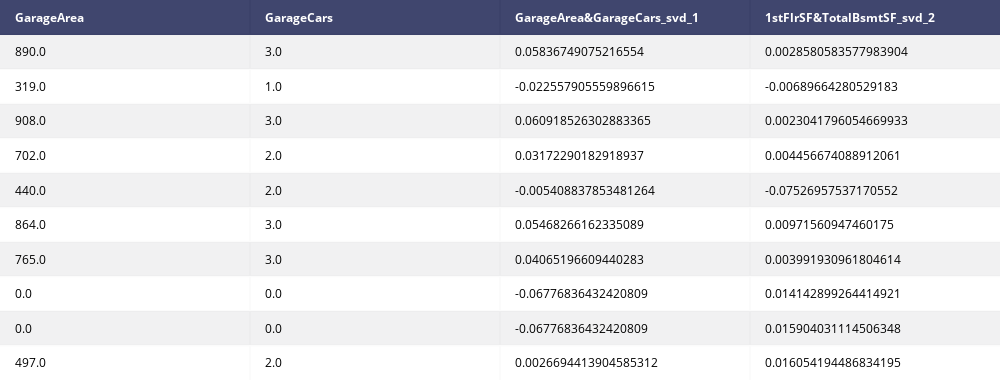

Notebook source saved alongside this figure:
### Markdown cell above
## Dimensionality Reduction SVD (cont.)
SVD's are a nother type of decomposition. Many people claim they work better on large datasets compared to PCA.

"Singular value decomposition is often preferred over eigendecomposition of the covariance matrix because the calculation of the covariance matrix is a source of error. In singular value decomposition, with such a large dataset, we are much more robust to errors due to dynamic range of numbers or computational error."
- https://blog.dominodatalab.com/pca-on-very-large-neuroimaging-datasets-using-pyspark/

### Code cell
# original_train = spark.read.format('com.databricks.spark.csv').options(header='true', inferschema='true').load('data_sets/kaggle_house/train.csv')
# original_test = spark.read.format('com.databricks.spark.csv').options(header='true', inferschema='true').load('data_sets/kaggle_house/test.csv')
# (train,valid) = original_train.randomSplit([0.7,0.3], seed=123)

#PCA does not handle null values and there was some in test
# train.na.drop()
# valid.na.drop()
# original_test.na.drop()
# original_test.GarageArea.cast('float')
# original_test.GarageCars.cast('float')

for idx, row in corr_df.iterrows():
    if(corr_df.loc[idx]['correlation_abs'] >.7 and corr_df.loc[idx]['correlation_abs'] != 1): #Set a cutoff only combine values greater then .7
        print('Doing SVD for', corr_df.loc[idx]['columns'])
        #The test data was messy so i couldnt include test it has 'NA' which made for errors
        train,valid = DataPreperation.dimensionality_reduction(train, valid_frame = valid,test_frame=None,\
                                                                     columns=corr_df.loc[idx]['columns'],n_comp=2,\
                                                                    random_seed=420,decompositions_to_run=['SVD'],\
                                                                      frame_type='spark',test_does_have_y=False,\
                                                                      only_return_decompositions=False,id_col=ID_VAR,\
                                                                      column_name=corr_df.loc[idx]['columns'][0]+'&'+corr_df.loc[idx]['columns'][1])#show the results 

        
table = ff.create_table(train.select('GarageArea','GarageCars','GarageArea&GarageCars_svd_1','1stFlrSF&TotalBsmtSF_svd_2').toPandas()[0:10])
# table = ff.create_table(train.select('1stFlrSF','TotalBsmtSF','1stFlrSF&TotalBsmtSF_pca_1','1stFlrSF&TotalBsmtSF_pca_2').toPandas()[0:10])
table.layout.width=1000
iplot(table, filename='pandas_table')

### Figure 1 — Plotly figure (JSON) as saved in the notebook; plotly's stock layout.template omitted (floating-point values rounded to 4 significant figures)
{"data": [{"colorscale": [[0, "#00083e"], [0.5, "#ededee"], [1, "#ffffff"]], "hoverinfo": "none", "opacity": 0.75, "showscale": false, "type": "heatmap", "z": [[0, 0, 0, 0], [0.5, 0.5, 0.5, 0.5], [1, 1, 1, 1], [0.5, 0.5, 0.5, 0.5], [1, 1, 1, 1], [0.5, 0.5, 0.5, 0.5], [1, 1, 1, 1], [0.5, 0.5, 0.5, 0.5], [1, 1, 1, 1], [0.5, 0.5, 0.5, 0.5], [1, 1, 1, 1]]}], "layout": {"annotations": [{"align": "left", "font": {"color": "#ffffff"}, "showarrow": false, "text": "<b>GarageArea</b>", "x": -0.45, "xanchor": "left", "xref": "x1", "y": 0, "yref": "y1"}, {"align": "left", "font": {"color": "#ffffff"}, "showarrow": false, "text": "<b>GarageCars</b>", "x": 0.55, "xanchor": "left", "xref": "x1", "y": 0, "yref": "y1"}, {"align": "left", "font": {"color": "#ffffff"}, "showarrow": false, "text": "<b>GarageArea&GarageCars_svd_1</b>", "x": 1.55, "xanchor": "left", "xref": "x1", "y": 0, "yref": "y1"}, {"align": "left", "font": {"color": "#ffffff"}, "showarrow": false, "text": "<b>1stFlrSF&TotalBsmtSF_svd_2</b>", "x": 2.55, "xanchor": "left", "xref": "x1", "y": 0, "yref": "y1"}, {"align": "left", "font": {"color": "#000000"}, "showarrow": false, "text": "890.0", "x": -0.45, "xanchor": "left", "xref": "x1", "y": 1, "yref": "y1"}, {"align": "left", "font": {"color": "#000000"}, "showarrow": false, "text": "3.0", "x": 0.55, "xanchor": "left", "xref": "x1", "y": 1, "yref": "y1"}, {"align": "left", "font": {"color": "#000000"}, "showarrow": false, "text": "0.05836749075216554", "x": 1.55, "xanchor": "left", "xref": "x1", "y": 1, "yref": "y1"}, {"align": "left", "font": {"color": "#000000"}, "showarrow": false, "text": "0.0028580583577983904", "x": 2.55, "xanchor": "left", "xref": "x1", "y": 1, "yref": "y1"}, {"align": "left", "font": {"color": "#000000"}, "showarrow": false, "text": "319.0", "x": -0.45, "xanchor": "left", "xref": "x1", "y": 2, "yref": "y1"}, {"align": "left", "font": {"color": "#000000"}, "showarrow": false, "text": "1.0", "x": 0.55, "xanchor": "left", "xref": "x1", "y": 2, "yref": "y1"}, {"align": "left", "font": {"color": "#000000"}, "showarrow": false, "text": "-0.022557905559896615", "x": 1.55, "xanchor": "left", "xref": "x1", "y": 2, "yref": "y1"}, {"align": "left", "font": {"color": "#000000"}, "showarrow": false, "text": "-0.00689664280529183", "x": 2.55, "xanchor": "left", "xref": "x1", "y": 2, "yref": "y1"}, {"align": "left", "font": {"color": "#000000"}, "showarrow": false, "text": "908.0", "x": -0.45, "xanchor": "left", "xref": "x1", "y": 3, "yref": "y1"}, {"align": "left", "font": {"color": "#000000"}, "showarrow": false, "text": "3.0", "x": 0.55, "xanchor": "left", "xref": "x1", "y": 3, "yref": "y1"}, {"align": "left", "font": {"color": "#000000"}, "showarrow": false, "text": "0.060918526302883365", "x": 1.55, "xanchor": "left", "xref": "x1", "y": 3, "yref": "y1"}, {"align": "left", "font": {"color": "#000000"}, "showarrow": false, "text": "0.0023041796054669933", "x": 2.55, "xanchor": "left", "xref": "x1", "y": 3, "yref": "y1"}, {"align": "left", "font": {"color": "#000000"}, "showarrow": false, "text": "702.0", "x": -0.45, "xanchor": "left", "xref": "x1", "y": 4, "yref": "y1"}, {"align": "left", "font": {"color": "#000000"}, "showarrow": false, "text": "2.0", "x": 0.55, "xanchor": "left", "xref": "x1", "y": 4, "yref": "y1"}, {"align": "left", "font": {"color": "#000000"}, "showarrow": false, "text": "0.03172290182918937", "x": 1.55, "xanchor": "left", "xref": "x1", "y": 4, "yref": "y1"}, {"align": "left", "font": {"color": "#000000"}, "showarrow": false, "text": "0.004456674088912061", "x": 2.55, "xanchor": "left", "xref": "x1", "y": 4, "yref": "y1"}, {"align": "left", "font": {"color": "#000000"}, "showarrow": false, "text": "440.0", "x": -0.45, "xanchor": "left", "xref": "x1", "y": 5, "yref": "y1"}, {"align": "left", "font": {"color": "#000000"}, "showarrow": false, "text": "2.0", "x": 0.55, "xanchor": "left", "xref": "x1", "y": 5, "yref": "y1"}, {"align": "left", "font": {"color": "#000000"}, "showarrow": false, "text": "-0.005408837853481264", "x": 1.55, "xanchor": "left", "xref": "x1", "y": 5, "yref": "y1"}, {"align": "left", "font": {"color": "#000000"}, "showarrow": false, "text": "-0.07526957537170552", "x": 2.55, "xanchor": "left", "xref": "x1", "y": 5, "yref": "y1"}, {"align": "left", "font": {"color": "#000000"}, "showarrow": false, "text": "864.0", "x": -0.45, "xanchor": "left", "xref": "x1", "y": 6, "yref": "y1"}, {"align": "left", "font": {"color": "#000000"}, "showarrow": false, "text": "3.0", "x": 0.55, "xanchor": "left", "xref": "x1", "y": 6, "yref": "y1"}, {"align": "left", "font": {"color": "#000000"}, "showarrow": false, "text": "0.05468266162335089", "x": 1.55, "xanchor": "left", "xref": "x1", "y": 6, "yref": "y1"}, {"align": "left", "font": {"color": "#000000"}, "showarrow": false, "text": "0.00971560947460175", "x": 2.55, "xanchor": "left", "xref": "x1", "y": 6, "yref": "y1"}, {"align": "left", "font": {"color": "#000000"}, "showarrow": false, "text": "765.0", "x": -0.45, "xanchor": "left", "xref": "x1", "y": 7, "yref": "y1"}, {"align": "left", "font": {"color": "#000000"}, "showarrow": false, "text": "3.0", "x": 0.55, "xanchor": "left", "xref": "x1", "y": 7, "yref": "y1"}, {"align": "left", "font": {"color": "#000000"}, "showarrow": false, "text": "0.04065196609440283", "x": 1.55, "xanchor": "left", "xref": "x1", "y": 7, "yref": "y1"}, {"align": "left", "font": {"color": "#000000"}, "showarrow": false, "text": "0.003991930961804614", "x": 2.55, "xanchor": "left", "xref": "x1", "y": 7, "yref": "y1"}, {"align": "left", "font": {"color": "#000000"}, "showarrow": false, "text": "0.0", "x": -0.45, "xanchor": "left", "xref": "x1", "y": 8, "yref": "y1"}, {"align": "left", "font": {"color": "#000000"}, "showarrow": false, "text": "0.0", "x": 0.55, "xanchor": "left", "xref": "x1", "y": 8, "yref": "y1"}, {"align": "left", "font": {"color": "#000000"}, "showarrow": false, "text": "-0.06776836432420809", "x": 1.55, "xanchor": "left", "xref": "x1", "y": 8, "yref": "y1"}, {"align": "left", "font": {"color": "#000000"}, "showarrow": false, "text": "0.014142899264414921", "x": 2.55, "xanchor": "left", "xref": "x1", "y": 8, "yref": "y1"}, {"align": "left", "font": {"color": "#000000"}, "showarrow": false, "text": "0.0", "x": -0.45, "xanchor": "left", "xref": "x1", "y": 9, "yref": "y1"}, {"align": "left", "font": {"color": "#000000"}, "showarrow": false, "text": "0.0", "x": 0.55, "xanchor": "left", "xref": "x1", "y": 9, "yref": "y1"}, {"align": "left", "font": {"color": "#000000"}, "showarrow": false, "text": "-0.06776836432420809", "x": 1.55, "xanchor": "left", "xref": "x1", "y": 9, "yref": "y1"}, {"align": "left", "font": {"color": "#000000"}, "showarrow": false, "text": "0.015904031114506348", "x": 2.55, "xanchor": "left", "xref": "x1", "y": 9, "yref": "y1"}, {"align": "left", "font": {"color": "#000000"}, "showarrow": false, "text": "497.0", "x": -0.45, "xanchor": "left", "xref": "x1", "y": 10, "yref": "y1"}, {"align": "left", "font": {"color": "#000000"}, "showarrow": false, "text": "2.0", "x": 0.55, "xanchor": "left", "xref": "x1", "y": 10, "yref": "y1"}, {"align": "left", "font": {"color": "#000000"}, "showarrow": false, "text": "0.0026694413904585312", "x": 1.55, "xanchor": "left", "xref": "x1", "y": 10, "yref": "y1"}, {"align": "left", "font": {"color": "#000000"}, "showarrow": false, "text": "0.016054194486834195", "x": 2.55, "xanchor": "left", "xref": "x1", "y": 10, "yref": "y1"}], "height": 380, "margin": {"b": 0, "l": 0, "r": 0, "t": 0}, "width": 1000, "xaxis": {"dtick": 1, "gridwidth": 2, "showticklabels": false, "tick0": -0.5, "ticks": "", "zeroline": false}, "yaxis": {"autorange": "reversed", "dtick": 1, "gridwidth": 2, "showticklabels": false, "tick0": 0.5, "ticks": "", "zeroline": false}}}
